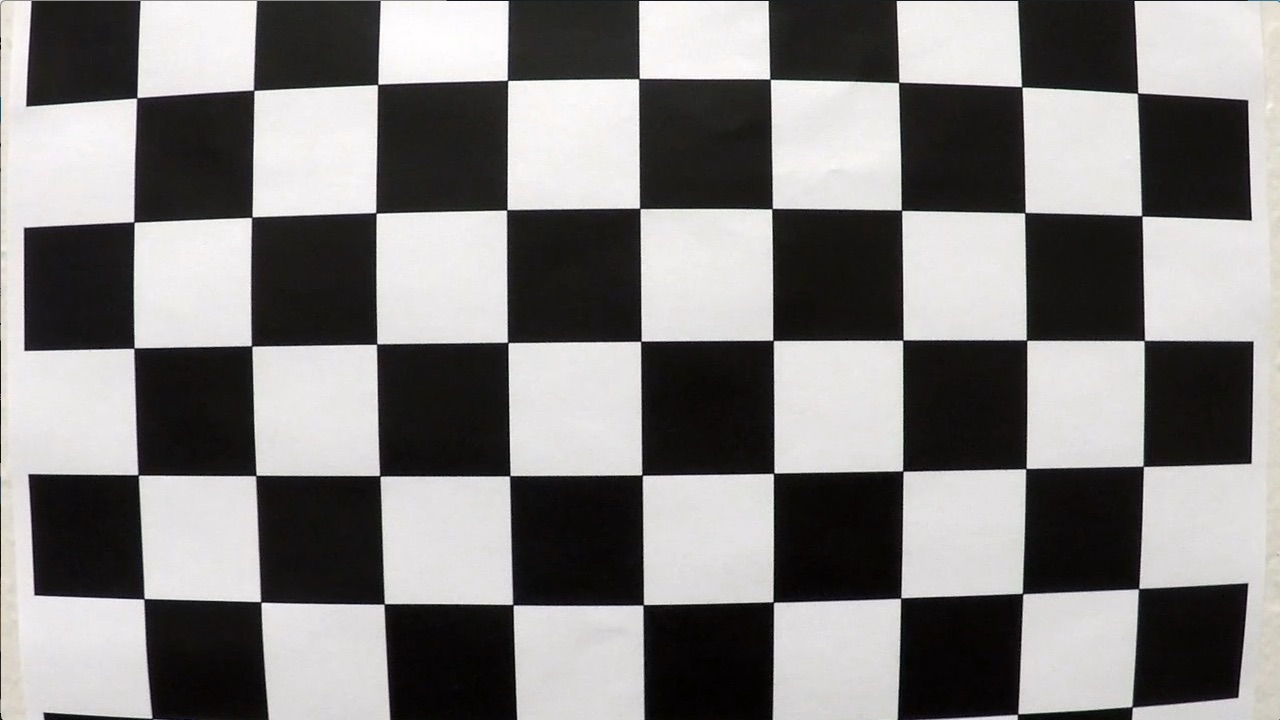
#> input picture code/CarND_Advanced_Lane_Lines_Finding-master/camera_cal/calibration01.jpg, 1280 x 720 px; its folder holds 5 pictures in this run; the run also reads 1 picture not shown here
$ jupyter execute --allow-errors P4-Advanced-Lane-Lines.ipynb   (shell and % lines are left out)   (older library calls are emulated)
#> lines starting #> are read from the running program, lines starting #| are printed output that depends on the picture; after the words box and inside, x2 and y2 are one past the last pixel; in counts of white or black regions, pixels touching at a corner belong together
# Udacity Self-Driving Car Nanodegree
## Advanced Lane Finding Project

The goals / steps of this project are the following:

* Compute the camera calibration matrix and distortion coefficients given a set of chessboard images.
* Apply a distortion correction to raw images.
* Use color transforms, gradients, etc., to create a thresholded binary image.
* Apply a perspective transform to rectify binary image ("birds-eye view").
* Detect lane pixels and fit to find the lane boundary.
* Determine the curvature of the lane and vehicle position with respect to center.
* Warp the detected lane boundaries back onto the original image.
* Output visual display of the lane boundaries and numerical estimation of lane curvature and vehicle position.

**PS: It is completed by traditional Computer Vision instead of Deep Learning.**

## 1. Camera calibration

* `cv2.findChessboardCorners` and `cv2.calibrateCamera` are used to get calibration matrix.
* This matrix makes distorted images to be undistorted.

[cell 1]
import numpy as np
import cv2
import pickle
import glob
import matplotlib.pyplot as plt
import matplotlib.image as mpimg

[cell 2]
# Camera calibration
def camera_calibration():
    # prepare object points, like (0,0,0), (1,0,0), (2,0,0) ....,(6,5,0)
    objp = np.zeros((6 * 9, 3), np.float32)
    objp[:, :2] = np.mgrid[0:9, 0:6].T.reshape(-1, 2)

    # Arrays to store object points and image points from all the images.
    objpoints = []  # 3d points in real world space
    imgpoints = []  # 2d points in image plane.

    # termination criteria
    criteria = (cv2.TERM_CRITERIA_EPS + cv2.TERM_CRITERIA_MAX_ITER, 30, 0.001)

    # image size
    img_size = None

    # Make a list of calibration images
    chessboard_images = glob.glob('./camera_cal/calibration*.jpg')

    for image in chessboard_images:
        img = mpimg.imread(image)
#> img is the input picture: shape (720, 1280, 3); mean R, G, B 130.1, 128.4, 127.8
        gray = cv2.cvtColor(img, cv2.COLOR_RGB2GRAY)
        img_size = gray.shape[::-1]

        # Find the chessboard corners
        ret, corners = cv2.findChessboardCorners(gray, (9, 6), None)
#> ret = False; corners = None

        # If found, add object points, image points
        if ret == True:
            objpoints.append(objp)
            corners2 = cv2.cornerSubPix(gray, corners, (11, 11), (-1, -1), criteria)
            imgpoints.append(corners2)

    # mtx: Camera matrix
    # dist: Distortion coefficients
    ret, mtx, dist, rvecs, tvecs = cv2.calibrateCamera(objpoints, imgpoints, img_size, None, None)
    # Save the camera calibration result for later use (we won't worry about rvecs / tvecs)
    dist_pickle = {}
    dist_pickle['mtx'] = mtx
    dist_pickle['dist'] = dist
    print(mtx)
    print(dist)
    pickle.dump(dist_pickle, open('calibration.p', 'wb'))


# Distortion correction
def cal_undistort(img):
    # undistortion on the original image instead of gray-scaled image
    data = pickle.load(open('calibration.p', 'rb'))
    mtx, dist = data['mtx'], data['dist']
    undist = cv2.undistort(img, mtx, dist, None, mtx)
    return undist

### Apply the distortion correction to a road image

[cell 3]
'''Visualization'''

camera_calibration()
# undistort chessboard image
cb_img = mpimg.imread('./camera_cal/calibration01.jpg')
undistorted_chessboard = cal_undistort(cb_img)

# undistort road image
road_img = mpimg.imread('./test_images/challenge02.jpg')
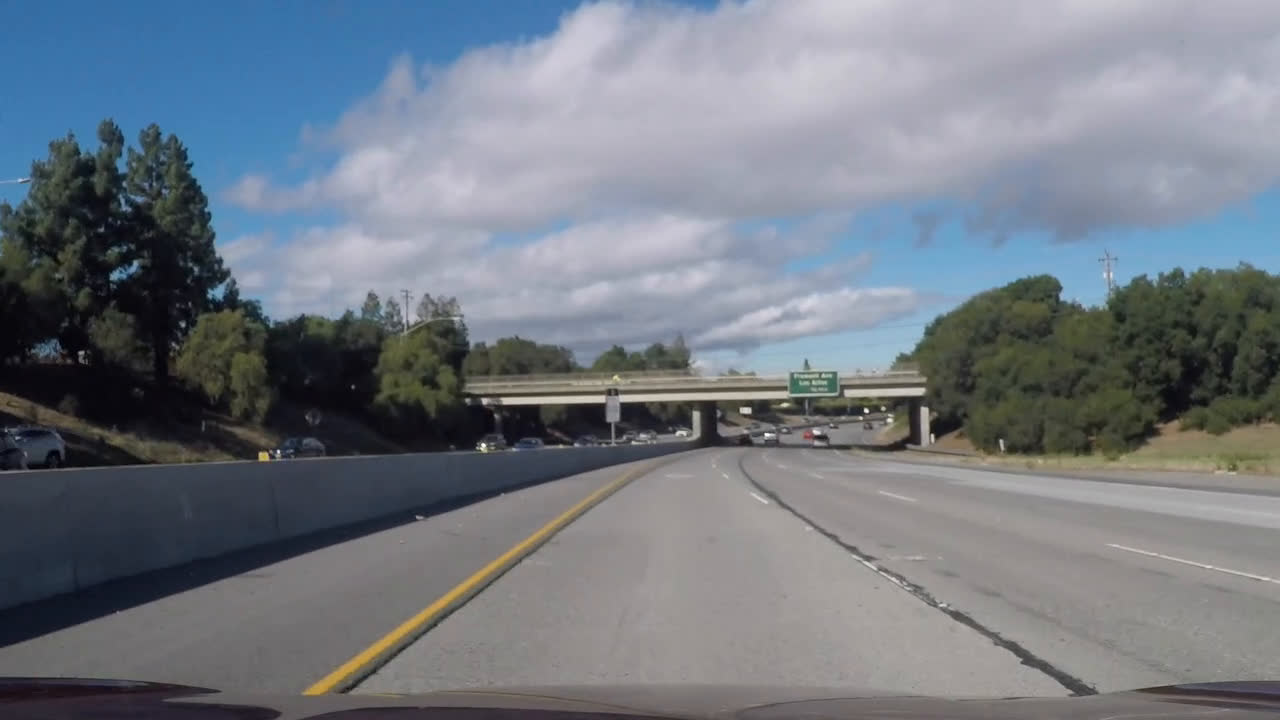
#> input picture code/CarND_Advanced_Lane_Lines_Finding-master/test_images/challenge02.jpg, 1280 x 720 px
#> road_img is the input picture: shape (720, 1280, 3); mean R, G, B 114.6, 121.6, 130.8
undistorted_road_img = cal_undistort(road_img)

f, (ax1, ax2) = plt.subplots(1, 2, figsize=(16, 5))
f.tight_layout()
ax1.imshow(cb_img)
ax1.set_title('Original Chessboard', fontsize=25)
ax2.imshow(undistorted_chessboard)
ax2.set_title('Undistorted Chessboard', fontsize=25)
plt.subplots_adjust(left=0.1, right=1, top=0.9, bottom=0.)
# plt.savefig("output_images/undistorted_chessboard.jpg",bbox_inches='tight')

f, (ax1, ax2) = plt.subplots(1, 2, figsize=(16, 5))
f.tight_layout()
ax1.imshow(road_img)
ax1.set_title('Original Road Image', fontsize=25)
ax2.imshow(undistorted_road_img)
ax2.set_title('Undistorted Road Image', fontsize=25)
plt.subplots_adjust(left=0.1, right=1, top=0.9, bottom=0.)
# plt.savefig("output_images/undistorted_road.jpg",bbox_inches='tight')

## 2. Image thresholding

1. Image thresholding includes Extraction of l_channel from HLS color space and b_channel from LAB color space.
2. Direction thresholding is also combined after color thresholding to highlight the lane lines from horizontal.

Updated: direction thresholding is removed due to lack of performance.

[cell 4]
# Image thresholding
def image_thresh(img, l_thresh=(180 , 255), b_thresh=(185, 255)):
#> called with l_thresh = (180, 255), b_thresh = (185, 255)
    new_img = np.copy(img)

    # 1) Convert to HLS color space
    hls = cv2.cvtColor(new_img, cv2.COLOR_RGB2HLS)
#> hls: shape (720, 1280, 3); mean of channels 0, 1, 2 82.1, 124.1, 35.5
    l_channel = hls[:, :, 1]
    l_channel = l_channel * (255 / np.max(l_channel))
    # 2) Apply a threshold to the L channel
    l_binary = np.zeros_like(l_channel)
    l_binary[(l_channel > l_thresh[0]) & (l_channel <= l_thresh[1])] = 1

    # 3) Convert to LAB color space
    lab = cv2.cvtColor(new_img, cv2.COLOR_RGB2LAB)
#> lab: shape (720, 1280, 3); mean of channels 0, 1, 2 129.1, 128.1, 122.9
    b_channel = lab[:, :, 2]
    # don't normalize if there are no yellows in the image
    if np.max(b_channel) > 175:
        b_channel = b_channel * (255 / np.max(b_channel))
    # 4) Apply a threshold to the B channel
    b_binary = np.zeros_like(b_channel)
    b_binary[(b_channel > b_thresh[0]) & (b_channel <= b_thresh[1])] = 1

    # 5) Apply a Sobel x to the x
    sobelx = cv2.Sobel(cv2.cvtColor(img, cv2.COLOR_RGB2GRAY), cv2.CV_64F, 1, 0)  # Take the derivative in x at b_channel
    abs_sobelx = np.absolute(sobelx)  # Absolute x derivative to accentuate lines away from horizontal
    sobely = cv2.Sobel(cv2.cvtColor(img, cv2.COLOR_RGB2GRAY), cv2.CV_64F, 0, 1)
    abs_sobely = np.absolute(sobely)  # Absolute x derivative to accentuate lines away from horizontal


    dir_grad = np.arctan2(abs_sobely, abs_sobelx)
    dir_binary = np.zeros_like(dir_grad)
    dir_binary[(dir_grad > 0) & (dir_grad <= 0.1)] = 1

    # scaled_sobel = np.uint8(255 * abs_sobelx / np.max(abs_sobelx))
    # sx_binary = np.zeros_like(scaled_sobel)
    # sx_binary[(scaled_sobel > sx_thresh[0]) & (scaled_sobel <= sx_thresh[1])] = 1

    combined_binary = np.zeros_like(b_binary)
    combined_binary[(l_binary == 1) | (b_binary == 1)] = 1
    # combined_binary[(l_binary == 1) | (b_binary == 1) | (dir_binary == 1)] = 1

    return combined_binary

[cell 5]
'''Visualization'''
image_binary = image_thresh(undistorted_road_img)
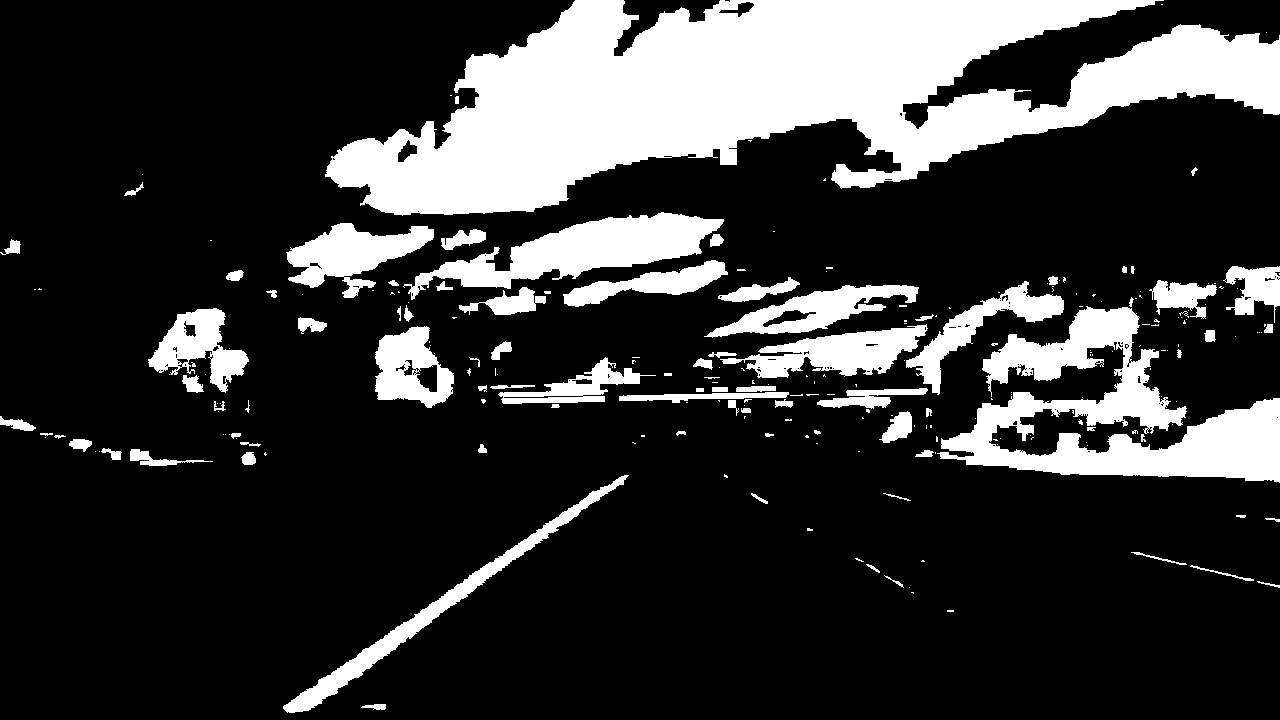
#> image_binary: shape (720, 1280) float64; values 0 (black) and 1 (white), 21.2% white; 236 white regions (149 under 20 px), largest, box (x1, y1, x2, y2) and area: (325, 0, 1280, 216) 107402, (937, 306, 1280, 483) 24722, (403, 212, 724, 300) 10649

f, (ax1, ax2) = plt.subplots(1, 2, figsize=(16,5))
ax1.imshow(undistorted_road_img)
ax1.set_title('Undistorted Road', fontsize=25)
ax2.imshow(image_binary, cmap='gray')
ax2.set_title('Image Binary', fontsize=25)
plt.subplots_adjust(left=0.1, right=1, top=0.9, bottom=0.)

plt.savefig("output_images/image_binary.jpg",bbox_inches='tight')

## 3. Perspective Transform

Compute the perspective transform using source and destination points:
* M = `cv2.getPerspectiveTransform(src, dst)`             # perspective matrix
* Minv = `cv2.getPerspectiveTransform(dst, src)`          # inverse perspective matrix
* warped = `cv2.warpPerspective(img, M, img_size)`        # "birds-eye" view after transform

[cell 6]
# Perspective transform
def perspective_tansform(img):
    '''
    src = np.float32([[,],[,],[,],[,]]) as four of the detected corners
    dst = np.float32([[,],[,],[,],[,]]) as destination points after transformation
    shape = [720, 1280]

    w = img_size[0] = img.shape[1]
    h = img_size[1] = img.shape[0]
    img_size = (h, w)
    '''

    h, w = img.shape[:2]
    img_size = (w, h)

    src = np.float32([[575, 460], [710, 460], [260, h-40], [1050, h-40]])
    offset = 450
    dst = np.float32([[offset, 0], [w-offset, 0], [offset, h], [w-offset, h]])

    M = cv2.getPerspectiveTransform(src, dst)
    Minv = cv2.getPerspectiveTransform(dst, src)
    warped = cv2.warpPerspective(img, M, img_size, flags=cv2.INTER_LINEAR)
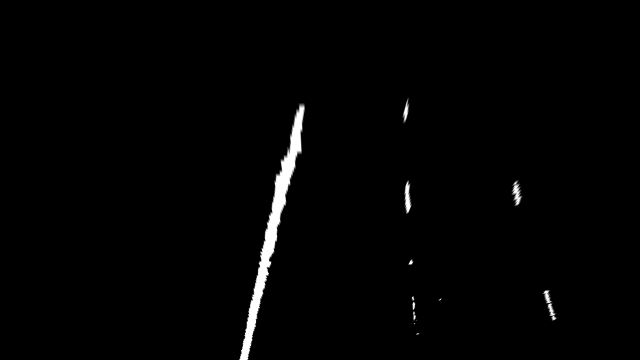
#> warped: shape (720, 1280) float64 (shown at 1/2 size); min 0, max 1, mean 0.0132
    return warped, M, Minv

[cell 7]
'''Visualization'''
unwarped_road, M, Minv = perspective_tansform(image_binary)
#> M = [[-0.308, -1.53, 829.7], [-2.17e-16, -2.09, 963.4], [-2.82e-19, -0.00241, 1]]; Minv = [[0.355, -0.737, 415.1], [-2.47e-16, -0.477, 460], [-5.36e-19, -0.00115, 1]]
img_size = (unwarped_road.shape[1], unwarped_road.shape[0])
h, w = img_size[1], img_size[0]

'''Unwarped road'''
src = np.float32([[575, 460], [710, 460], [260, h-40], [1050, h-40]])
offset = 450
dst = np.float32([[offset, 0], [w-offset, 0], [offset, h], [w-offset, h]])

f, (ax1, ax2) = plt.subplots(1, 2, figsize=(16,4))
f.subplots_adjust(hspace = .2, wspace=.05)
ax1.imshow(image_binary, cmap='gray')
x = [src[0][0],src[2][0],src[3][0],src[1][0],src[0][0]]
y = [src[0][1],src[2][1],src[3][1],src[1][1],src[0][1]]
ax1.plot(x, y, color='red', alpha=0.4, linewidth=3, solid_capstyle='round', zorder=2)
ax1.set_title('Image Binary', fontsize=25)
ax2.imshow(unwarped_road, cmap='gray')
ax2.set_title('Unwarped Image', fontsize=25)
plt.subplots_adjust(left=0.1, right=1, top=0.9, bottom=0.)
# plt.savefig("output_images/bird-eye_image.jpg",bbox_inches='tight')
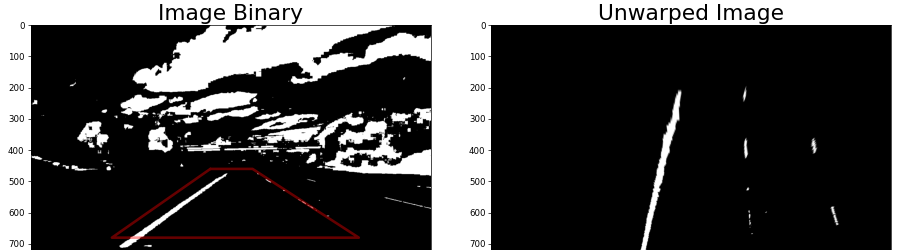
#> figure drawn by matplotlib, 2 panels

[cell 8]
M, Minv
#> Out = ([[-0.308, -1.53, 829.7], [-2.17e-16, -2.09, 963.4], [-2.82e-19, -0.00241, 1]], [[0.355, -0.737, 415.1], [-2.47e-16, -0.477, 460], [-5.36e-19, -0.00115, 1]])

## 4. Detect lane lines

From unwarped (bird eye's view) image, Left/Right polynomial function and radius of curvature are calculated.

The steps for finding lane lines are as follow:
1. Make **histogram** of bottom half of image.
2. Find the **peak** of the left and right halves of the histogram.
    They are starting point for the left and right lines.
3. Do `sliding_window_polyfit` from 0 to image height.
   Once the lines are detected and fitted, the step of sliding windows can be skipped using `prev_fit_polyfit`.
4. **Fit** the result points with a second order polynomial.
5. Calcualte the radius of curvatures with `radius_curvature` and cross track error using conversions in x and y from pixels space to meters.
6. Draw the result on unwarped image.
7. **Warp** the result image using inverse perspective transform `Minv`.

**PS**: *In video processing, It is not needed to search all the intervals, the algorithm **remembers the line position in the previous frame** and search only near that line position. With this method, the calculation time can be greatly improved.*

### 4.1 Sliding Window to find the lane pixels
1. Define 10 windows, the window's height is the height of image divide the number of windows.
2. Loop through those windows:
    * Identify window boundaries in x and y (and right and left).
    * Identify the nonzero pixels in the image and their index.
    * Identify the nonzero pixels in x and y within the window and append its index to each line.
    * If we found > minpix pixels, recenter next window, the new center is the mean of pixels positions.
3. Extract left and right line pixel positions.

**PS**: Once the lines are detected and fitted, the step of sliding windows can be skipped.

[cell 9]
'''Histogram'''
img_size = (unwarped_road.shape[1], unwarped_road.shape[0])
h, w = img_size[1], img_size[0]

hist = np.sum(unwarped_road[unwarped_road.shape[0]//2:,:], axis=0)
#> hist = 1280 values, max 121.3 at index 552, min 0 at index 0, mean 6.87
fig, ((ax1, ax2)) = plt.subplots(1, 2, figsize=(16,4))
ax1.imshow(unwarped_road, cmap='gray')
ax1.set_title('Unwarped Image', fontsize=25)
ax2.plot(hist)
ax2.set_title('Histogram', fontsize=25)
plt.subplots_adjust(left=0.1, right=1, top=0.9, bottom=0.)
# plt.savefig("output_images/histogram.jpg",bbox_inches='tight')
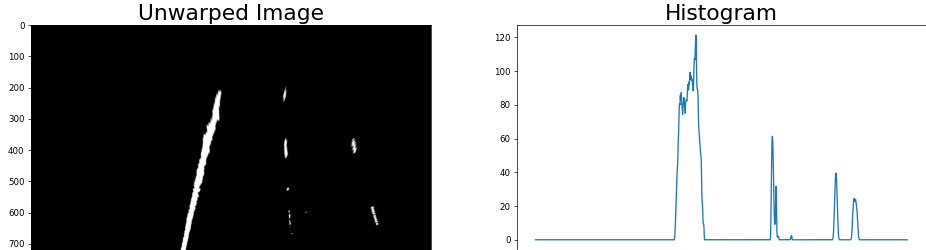
#> figure drawn by matplotlib, 2 panels; panel 2: curve peaks at x = 552, y = 121.3
#> (the rest of the program and of its run is left out)
